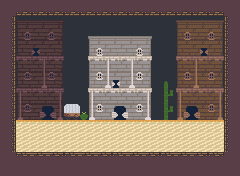

A level layout from a 2D game, rendered from its tile map. Below: a short description, then the map file with tile-grid data replaced by summaries:
An orthogonal 30x22 tile map with 8x8 px tiles, 6 tile layers (Background_2(Solid Color), Background_4, Background_3, Background-2, ...) and 7 objects (BigHat, bottom, middle, top, hatTopRight, ...).

<map version="1.11" tiledversion="1.11.2" orientation="orthogonal" renderorder="right-down" width="30" height="22" tilewidth="8" tileheight="8" infinite="0" nextlayerid="15" nextobjectid="68">
 <tileset firstgid="1" source="../CowboyTilemap.tsx" />
 <layer id="5" name="Background_2(Solid Color)" width="30" height="22">
  <data>[660 cells, 660 non-empty, 1 distinct tile ids]</data>
 </layer>
 <layer id="13" name="Background_4" width="30" height="22">
  <data>[660 cells, 244 non-empty, 50 distinct tile ids]</data>
 </layer>
 <layer id="2" name="Background_3" width="30" height="22">
  <data>[660 cells, 114 non-empty, 12 distinct tile ids]</data>
 </layer>
 <layer id="14" name="Background-2" width="30" height="22">
  <data>[660 cells, 55 non-empty, 17 distinct tile ids]</data>
 </layer>
 <layer id="12" name="Background_1" width="30" height="22">
  <data>[660 cells, 0 non-empty, 0 distinct tile ids]</data>
 </layer>
 <objectgroup id="9" name="Enemies" visible="0">
  <object id="61" name="BigHat" x="184" y="103.625">
   <point />
  </object>
 </objectgroup>
 <objectgroup id="11" name="CrateLocations" visible="0" />
 <objectgroup id="10" name="BossCues" visible="0">
  <object id="62" name="bottom" x="192" y="111.636">
   <point />
  </object>
  <object id="63" name="middle" x="191.909" y="79.8182">
   <point />
  </object>
  <object id="64" name="top" x="191.909" y="47.8182">
   <point />
  </object>
  <object id="65" name="hatTopRight" x="208.182" y="23.6364">
   <point />
  </object>
  <object id="66" name="hatTopLeft" x="47.875" y="23.25">
   <point />
  </object>
 </objectgroup>
 <objectgroup id="7" name="Spawns" visible="0">
  <object id="60" name="PlayerSpawn" x="47.8021" y="111.795">
   <point />
  </object>
 </objectgroup>
 <layer id="1" name="Collision" width="30" height="22">
  <data>[660 cells, 362 non-empty, 22 distinct tile ids]</data>
 </layer>
</map>
